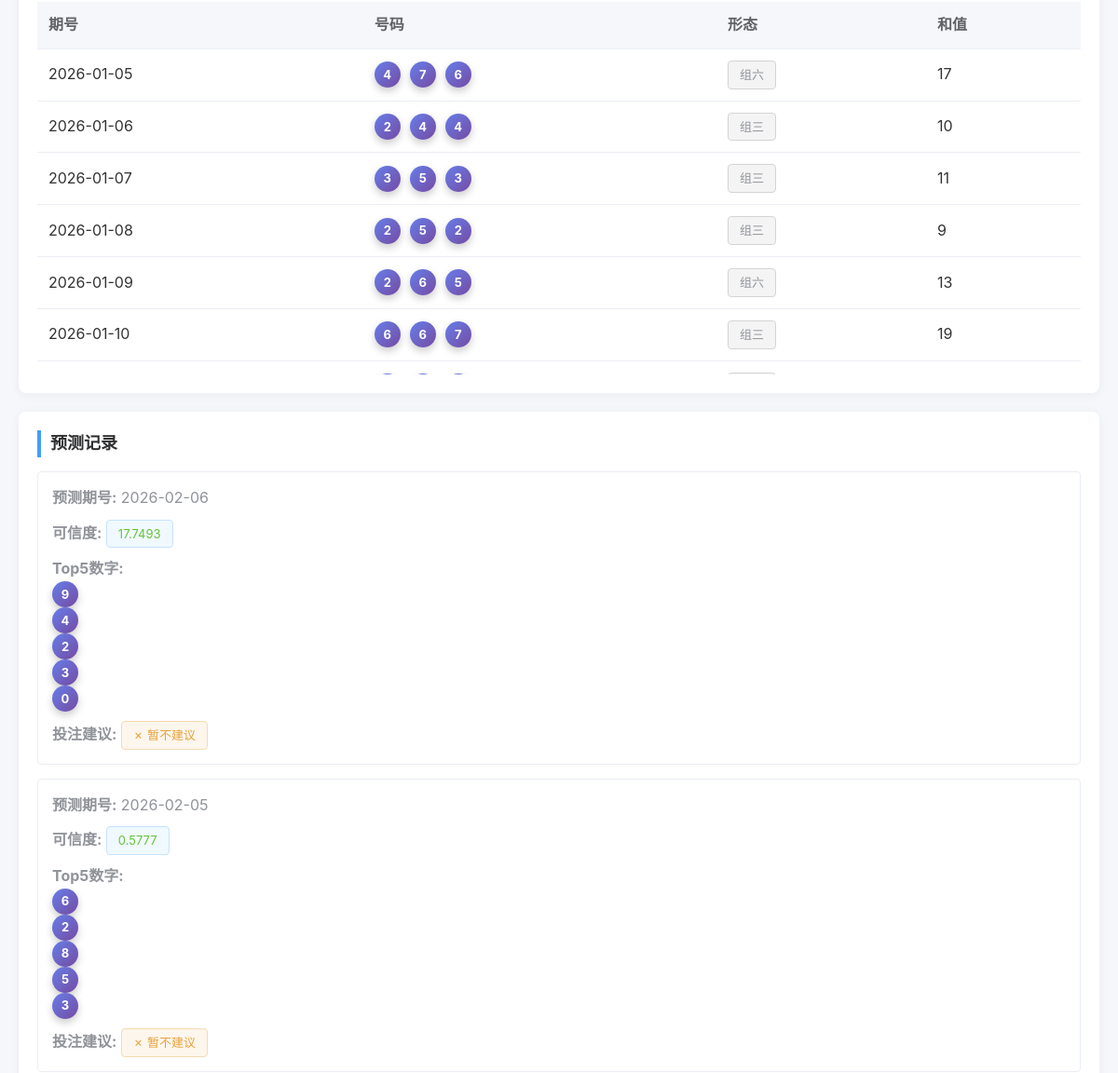
The app's page /history/2026-02-04/ (middle part), older data.
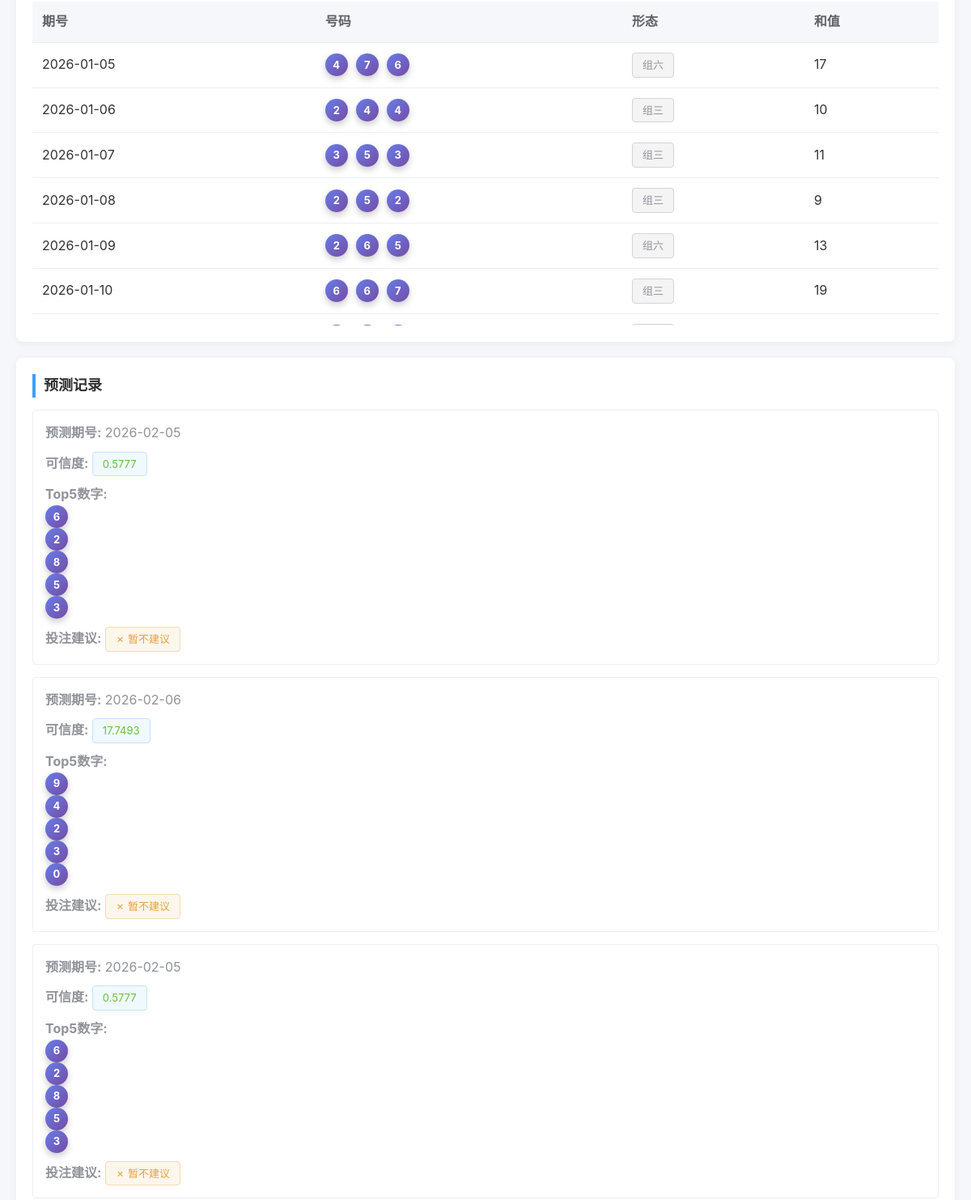
The same page, newer data.
### lottery/models.py (models this page shows, shortened)
class LotteryPeriod(models.Model):
    period = models.CharField(max_length=20, unique=True, db_index=True, verbose_name='期号')
    date = models.DateField(db_index=True, verbose_name='开奖日期')
    digit1 = models.IntegerField(verbose_name='第一位')
    digit2 = models.IntegerField(verbose_name='第二位')
    digit3 = models.IntegerField(verbose_name='第三位')
    sum_value = models.IntegerField(verbose_name='和值')
    shape = models.CharField(max_length=10, verbose_name='形态')  # 组六/组三/豹子
    created_at = models.DateTimeField(auto_now_add=True, verbose_name='创建时间')
    updated_at = models.DateTimeField(auto_now=True, verbose_name='更新时间')
    class Meta:
        ordering = ['-period']
        verbose_name = '彩票期次'
        verbose_name_plural = '彩票期次'
    @property
    def numbers(self):
        return [self.digit1, self.digit2, self.digit3]

class Prediction(models.Model):
    period = models.ForeignKey(LotteryPeriod, on_delete=models.CASCADE, related_name='predictions', verbose_name='关联期号')
    predicted_for_period = models.CharField(max_length=20, db_index=True, verbose_name='预测的期号')
    top5_digits = models.JSONField(verbose_name='Top5数字')
    digit_probs = models.JSONField(verbose_name='数字概率')
    confidence_score = models.FloatField(verbose_name='可信度分数')
    attention_weights = models.JSONField(null=True, blank=True, verbose_name='注意力权重')
    recommendation = models.CharField(
        max_length=20,
        default='no_bet',
        choices=[('bet', '建议投注'), ('no_bet', '不建议投注')],
        verbose_name='投注建议'
    )
    percentile_rank = models.FloatField(null=True, blank=True, verbose_name='置信度百分位排名')
    strategy = models.CharField(max_length=20, default='top5', verbose_name='使用策略')
    betting_combinations = models.JSONField(null=True, blank=True, verbose_name='投注组合详情')
    total_cost = models.IntegerField(default=0, verbose_name='总成本（元）')
    bet_count = models.IntegerField(default=0, verbose_name='总注数')
    recommendation_reason = models.TextField(blank=True, verbose_name='建议理由')
    should_bet = models.BooleanField(default=False, verbose_name='建议投注（旧）')
    recommended_bets = models.JSONField(null=True, blank=True, verbose_name='推荐投注组合（旧）')
    bet_amount = models.IntegerField(default=0, verbose_name='建议投注金额（旧）')
    created_at = models.DateTimeField(auto_now_add=True, verbose_name='预测时间')
    class Meta:
        ordering = ['-created_at']
        verbose_name = '预测记录'
        verbose_name_plural = '预测记录'

### lottery/views.py (the view)
# urls.py: path('history/<str:period>/', views.period_detail, name='period_detail'),
def period_detail(request, period):
    period_obj = get_object_or_404(LotteryPeriod, period=period)
    predictions = period_obj.predictions.all()
    all_periods = list(LotteryPeriod.objects.all())
    current_index = next((i for i, p in enumerate(all_periods) if p.period == period), None)
    history_30 = None
    if current_index is not None and current_index + 30 < len(all_periods):
        history_30 = all_periods[current_index+1:current_index+31]
        history_30.reverse()  # 按时间正序
    context = {
        'period': period_obj,
        'predictions': predictions,
        'history_30': history_30,
    }
    return render(request, 'lottery/period_detail.html', context)

### lottery/templates/lottery/period_detail.html (shortened to what this page needs)
{% extends 'lottery/base.html' %}
{% block content %}
{% if history_30 %}
<div class="card">
    <div style="max-height: 400px; overflow-y: auto;">
        <table class="table">
            <thead>
                <tr>
                    <th>期号</th>
                    <th>号码</th>
                    <th>形态</th>
                    <th>和值</th>
                </tr>
            </thead>
            <tbody>
                {% for hist in history_30 %}
                <tr>
                    <td>{{ hist.period }}</td>
                    <td>
                        <div class="lottery-balls">
                            <div class="ball" style="width: 28px; height: 28px; font-size: 13px;">{{ hist.digit1 }}</div>
                            <div class="ball" style="width: 28px; height: 28px; font-size: 13px;">{{ hist.digit2 }}</div>
                            <div class="ball" style="width: 28px; height: 28px; font-size: 13px;">{{ hist.digit3 }}</div>
                        </div>
                    </td>
                    <td><span class="tag tag-info">{{ hist.shape }}</span></td>
                    <td>{{ hist.sum_value }}</td>
                </tr>
                {% endfor %}
            </tbody>
        </table>
    </div>
</div>
{% endif %}
{% if predictions %}
<div class="card">
    <div class="card-title">预测记录</div>
    {% for pred in predictions %}
    <div style="border: 1px solid #ebeef5; border-radius: 4px; padding: 15px; margin-bottom: 15px;">
        <p style="color: #909399; margin-bottom: 10px;">
            <strong>预测期号:</strong> {{ pred.predicted_for_period }}
        </p>
        <p style="color: #909399; margin-bottom: 10px;">
            <strong>可信度:</strong>
            <span class="tag {% if pred.confidence_score >= 0.19 %}tag-success{% elif pred.confidence_score >= 0.188 %}tag-warning{% else %}tag-info{% endif %}">
                {{ pred.confidence_score|floatformat:4 }}
            </span>
        </p>
        <p style="color: #909399; margin-bottom: 10px;">
            <strong>Top5数字:</strong>
            {% for digit in pred.top5_digits %}
                <span class="ball" style="width: 28px; height: 28px; font-size: 13px; margin-right: 5px;">{{ digit }}</span>
            {% endfor %}
        </p>
        <p style="color: #909399;">
            <strong>投注建议:</strong>
            {% if pred.should_bet %}
                <span class="tag tag-success">✓ 建议投注 (¥{{ pred.bet_amount }})</span>
            {% else %}
                <span class="tag tag-warning">✗ 暂不建议</span>
            {% endif %}
        </p>
    </div>
    {% endfor %}
</div>
{% endif %}
{% endblock %}

Row changes from the older to the newer data that the page shows:
added Prediction: predicted_for_period "2026-02-05", confidence_score "0.5777", top5_digits "6" "2" "8" "5" "3", should_bet "✗ 暂不建议"
